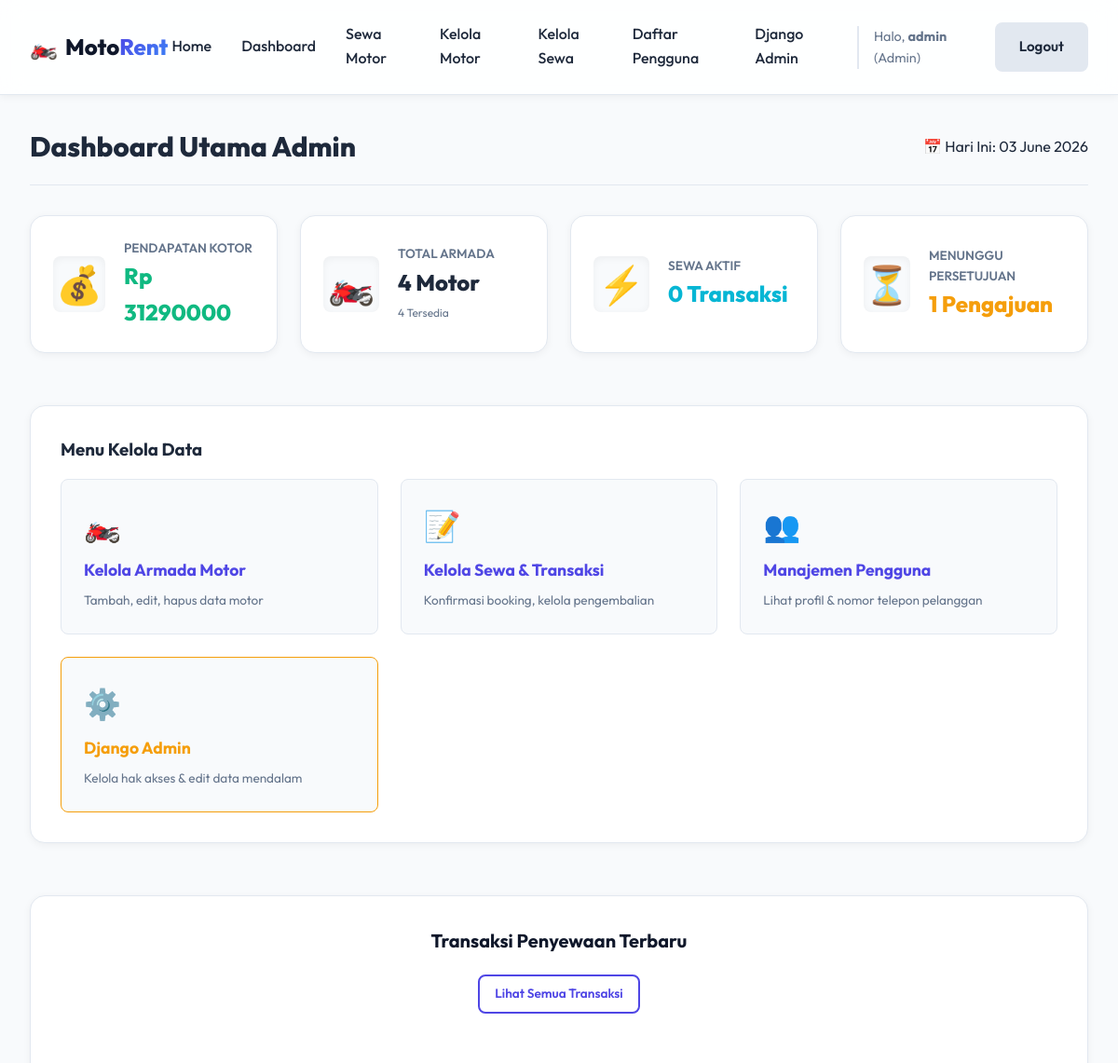
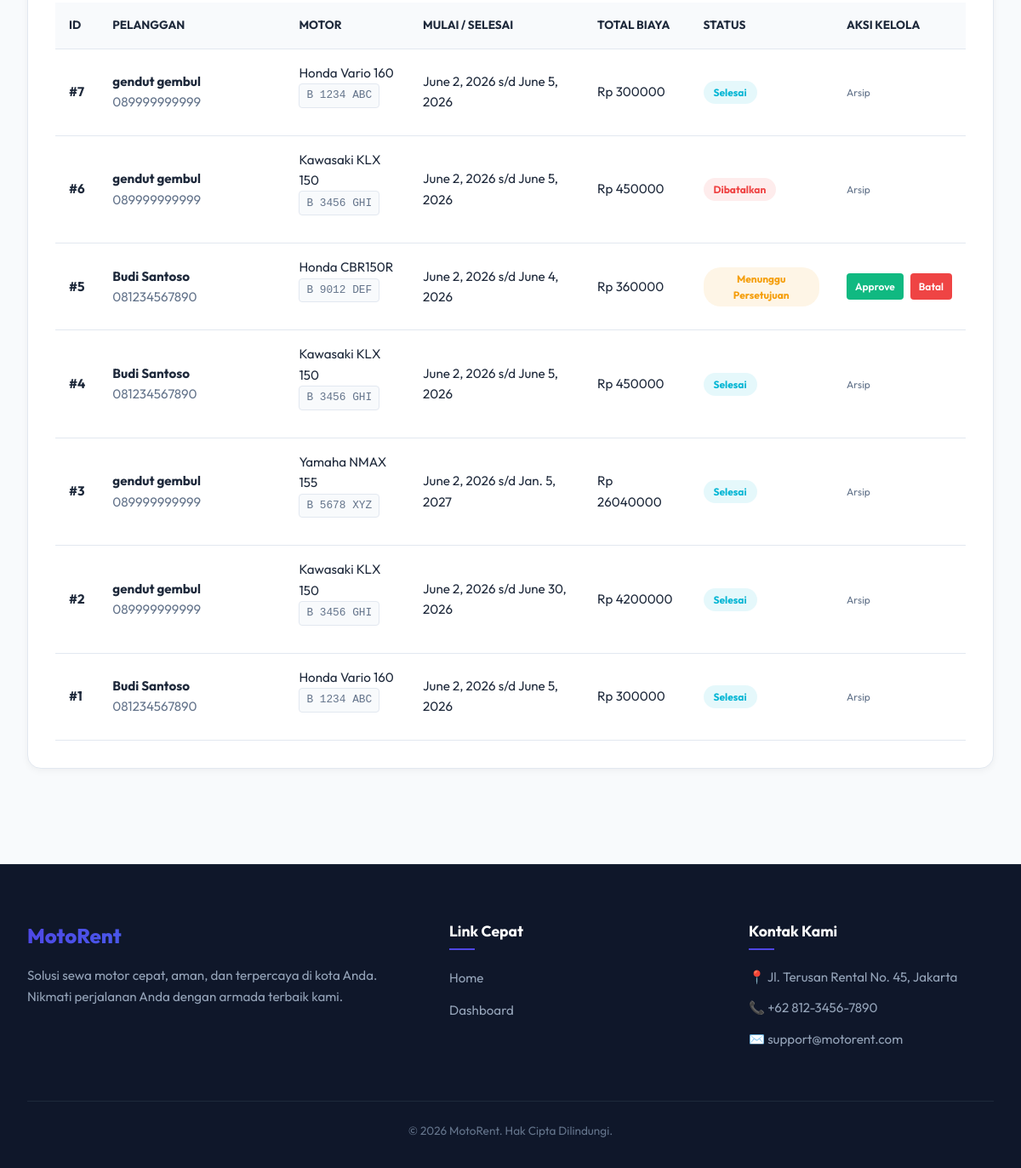
The page /dashboard/ (signed in) on the database its author committed (2 pictures, top to bottom).
### rental/models.py (models this page shows, shortened)
class Rental(models.Model):
    STATUS_CHOICES = [
        ('pending', 'Menunggu Persetujuan'),
        ('approved', 'Disetujui / Aktif'),
        ('completed', 'Selesai'),
        ('cancelled', 'Dibatalkan'),
    ]
    user = models.ForeignKey(User, on_delete=models.CASCADE, related_name='rentals')
    motor = models.ForeignKey(Motor, on_delete=models.CASCADE, related_name='rentals')
    start_date = models.DateField()
    end_date = models.DateField()
    total_price = models.DecimalField(max_digits=12, decimal_places=2, blank=True, null=True)
    status = models.CharField(max_length=20, choices=STATUS_CHOICES, default='pending')
    created_at = models.DateTimeField(auto_now_add=True)

class UserProfile(models.Model):
    ROLE_CHOICES = [
        ('admin', 'Admin'),
        ('user', 'Pengguna'),
    ]
    user = models.OneToOneField(User, on_delete=models.CASCADE, related_name='profile')
    role = models.CharField(max_length=10, choices=ROLE_CHOICES, default='user')
    phone_number = models.CharField(max_length=15, blank=True, null=True)
    address = models.TextField(blank=True, null=True)

class Motor(models.Model):
    STATUS_CHOICES = [
        ('available', 'Tersedia'),
        ('rented', 'Disewa'),
        ('maintenance', 'Perawatan'),
    ]
    name = models.CharField(max_length=100)
    brand = models.CharField(max_length=50)
    plate_number = models.CharField(max_length=20, unique=True)
    price_per_day = models.DecimalField(max_digits=10, decimal_places=2)
    status = models.CharField(max_length=20, choices=STATUS_CHOICES, default='available')
    image_url = models.CharField(max_length=300, blank=True, null=True, default='/static/images/default_motor.jpg')
    description = models.TextField(blank=True, null=True)

### rental/views.py (the view)
# urls.py: path('dashboard/', views.dashboard_view, name='dashboard'),
@login_required
def dashboard_view(request):
    role = request.user.profile.role
    if role == 'admin':
        return admin_dashboard_view(request)
    return user_dashboard_view(request)

### rental/views.py (called while the page is built)
def admin_required(view_func):
    def _wrapped_view_func(request, *args, **kwargs):
        if request.user.is_authenticated and hasattr(request.user, 'profile') and request.user.profile.role == 'admin':
            return view_func(request, *args, **kwargs)
        messages.error(request, "Anda tidak memiliki hak akses ke halaman ini.")
        return redirect('dashboard')
    return _wrapped_view_func

### templates/admin/dashboard.html (shortened to what this page needs)
{% extends 'base.html' %}
{% block content %}
<div class="admin-dashboard-container">
    <div class="dashboard-header">
        <h2>Dashboard Utama Admin</h2>
        <span class="date-badge">📅 Hari Ini: {% now "d F Y" %}</span>
    </div>
    <div class="stats-grid">
        <div class="stat-card">
            <div class="stat-icon">💰</div>
            <div class="stat-info">
                <h3>Pendapatan Kotor</h3>
                <p class="stat-value text-success">Rp {{ total_revenue|floatformat:0 }}</p>
            </div>
        </div>
        <div class="stat-card">
            <div class="stat-icon">🏍️</div>
            <div class="stat-info">
                <h3>Total Armada</h3>
                <p class="stat-value">{{ total_motors }} Motor</p>
                <span class="stat-sub">{{ available_motors }} Tersedia</span>
            </div>
        </div>
        <div class="stat-card">
            <div class="stat-icon">⚡</div>
            <div class="stat-info">
                <h3>Sewa Aktif</h3>
                <p class="stat-value text-info">{{ active_rentals_count }} Transaksi</p>
            </div>
        </div>
        <div class="stat-card">
            <div class="stat-icon">⏳</div>
            <div class="stat-info">
                <h3>Menunggu Persetujuan</h3>
                <p class="stat-value text-warning">{{ pending_rentals_count }} Pengajuan</p>
            </div>
        </div>
    </div>
    <div class="admin-actions-card card m-t-md">
        <h3>Menu Kelola Data</h3>
        <div class="actions-grid">
            <a href="{% url 'motor_list' %}" class="action-btn">
                <span class="act-icon">🏍️</span>
                <span class="act-title">Kelola Armada Motor</span>
                <span class="act-desc">Tambah, edit, hapus data motor</span>
            </a>
            <a href="{% url 'rental_list' %}" class="action-btn">
                <span class="act-icon">📝</span>
                <span class="act-title">Kelola Sewa & Transaksi</span>
                <span class="act-desc">Konfirmasi booking, kelola pengembalian</span>
            </a>
            <a href="{% url 'user_list' %}" class="action-btn">
                <span class="act-icon">👥</span>
                <span class="act-title">Manajemen Pengguna</span>
                <span class="act-desc">Lihat profil & nomor telepon pelanggan</span>
            </a>
            <a href="/admin/" target="_blank" class="action-btn" style="border-color: var(--warning);">
                <span class="act-icon">⚙️</span>
                <span class="act-title" style="color: var(--warning);">Django Admin</span>
                <span class="act-desc">Kelola hak akses & edit data mendalam</span>
            </a>
        </div>
    </div>
    <div class="dashboard-section card m-t-md">
        <div class="section-header">
            <h3>Transaksi Penyewaan Terbaru</h3>
            <a href="{% url 'rental_list' %}" class="btn btn-outline btn-sm">Lihat Semua Transaksi</a>
        </div>
        <div class="table-responsive">
            <table class="data-table">
                <thead>
                    <tr>
                        <th>ID</th>
                        <th>Pelanggan</th>
                        <th>Motor</th>
                        <th>Mulai / Selesai</th>
                        <th>Total Biaya</th>
                        <th>Status</th>
                        <th>Aksi Kelola</th>
                    </tr>
                </thead>
                <tbody>
                    {% for rental in recent_rentals %}
                        <tr>
                            <td><strong>#{{ rental.id }}</strong></td>
                            <td>
                                <div class="table-user-info">
                                    <span class="u-name"><strong>{{ rental.user.first_name }} {{ rental.user.last_name }}</strong></span>
                                    <span class="u-phone text-muted">{{ rental.user.profile.phone_number }}</span>
                                </div>
                            </td>
                            <td>
                                <div class="table-motor-info">
                                    <span>{{ rental.motor.brand }} {{ rental.motor.name }}</span>
                                    <span class="motor-plate text-muted">{{ rental.motor.plate_number }}</span>
                                </div>
                            </td>
                            <td>{{ rental.start_date }} s/d {{ rental.end_date }}</td>
                            <td>Rp {{ rental.total_price|floatformat:0 }}</td>
                            <td>
                                {% if rental.status == 'pending' %}
                                    <span class="badge badge-warning">Menunggu Persetujuan</span>
                                {% elif rental.status == 'approved' %}
                                    <span class="badge badge-success">Disetujui / Aktif</span>
                                {% elif rental.status == 'completed' %}
                                    <span class="badge badge-info">Selesai</span>
                                {% elif rental.status == 'cancelled' %}
                                    <span class="badge badge-danger">Dibatalkan</span>
                                {% endif %}
                            </td>
                            <td>
                                <div class="btn-group">
                                    {% if rental.status == 'pending' %}
                                        <a href="{% url 'rental_update_status' rental.id 'approve' %}" class="btn btn-success btn-xs" onclick="return confirm('Setujui transaksi ini?');">Approve</a>
                                        <a href="{% url 'rental_update_status' rental.id 'cancel' %}" class="btn btn-danger btn-xs" onclick="return confirm('Batalkan transaksi ini?');">Batal</a>
                                    {% elif rental.status == 'approved' %}
                                        <a href="{% url 'rental_update_status' rental.id 'complete' %}" class="btn btn-info btn-xs" onclick="return confirm('Tandai penyewaan ini selesai dan motor dikembalikan?');">Selesai</a>
                                    {% else %}
                                        <span class="text-muted text-xs">Arsip</span>
                                    {% endif %}
                                </div>
                            </td>
                        </tr>
                    {% empty %}
                        <tr>
                            <td colspan="7" class="text-center text-muted py-md">Belum ada transaksi penyewaan.</td>
                        </tr>
                    {% endfor %}
                </tbody>
            </table>
        </div>
    </div>
</div>
{% endblock %}

### templates/base.html (shortened to what this page needs)
{% load static %}
<!DOCTYPE html>
<html lang="id">
<head>
    <link rel="stylesheet" href="{% static 'css/style.css' %}">
</head>
<body>
    <header class="navbar-header">
        <div class="nav-container">
            <a href="{% url 'landing' %}" class="brand-logo">
                <span class="logo-icon">🏍️</span>
                <span class="logo-text">Moto<span class="highlight">Rent</span></span>
            </a>
            <nav class="nav-menu">
                <a href="{% url 'landing' %}" class="nav-link">Home</a>
                {% if user.is_authenticated %}
                    {% if user.profile.role == 'admin' %}
                        <a href="{% url 'dashboard' %}" class="nav-link">Dashboard</a>
                        <a href="{% url 'motor_browse' %}" class="nav-link">Sewa Motor</a>
                        <a href="{% url 'motor_list' %}" class="nav-link">Kelola Motor</a>
                        <a href="{% url 'rental_list' %}" class="nav-link">Kelola Sewa</a>
                        <a href="{% url 'user_list' %}" class="nav-link">Daftar Pengguna</a>
                        <a href="/admin/" class="nav-link text-warning" target="_blank">Django Admin</a>
                    {% else %}
                        <a href="{% url 'dashboard' %}" class="nav-link">Dashboard Saya</a>
                        <a href="{% url 'motor_browse' %}" class="nav-link">Sewa Motor</a>
                    {% endif %}
                    <span class="nav-user-greeting">Halo, <strong>{{ user.username }}</strong> ({% if user.profile.role == 'admin' %}Admin{% else %}User{% endif %})</span>
                    <a href="{% url 'logout' %}" class="btn btn-secondary nav-btn">Logout</a>
                {% else %}
                    <a href="{% url 'login' %}" class="nav-link">Login</a>
                    <a href="{% url 'register' %}" class="btn btn-primary nav-btn">Register</a>
                {% endif %}
            </nav>
        </div>
    </header>
    <main class="main-content">
        {% block content %}
        {% endblock %}
    </main>
    <footer class="main-footer">
        <div class="footer-container">
            <div class="footer-brand">
                <h3>MotoRent</h3>
                <p>Solusi sewa motor cepat, aman, dan terpercaya di kota Anda. Nikmati perjalanan Anda dengan armada terbaik kami.</p>
            </div>
            <div class="footer-links">
                <h4>Link Cepat</h4>
                <ul>
                    <li><a href="{% url 'landing' %}">Home</a></li>
                    {% if user.is_authenticated %}
                        <li><a href="{% url 'dashboard' %}">Dashboard</a></li>
                    {% else %}
                        <li><a href="{% url 'login' %}">Login</a></li>
                        <li><a href="{% url 'register' %}">Register</a></li>
                    {% endif %}
                </ul>
            </div>
            <div class="footer-contact">
                <h4>Kontak Kami</h4>
                <p>📍 Jl. Terusan Rental No. 45, Jakarta</p>
                <p>📞 +62 812-3456-7890</p>
                <p>✉️ support@motorent.com</p>
            </div>
        </div>
        <div class="footer-bottom">
            <p>&copy; 2026 MotoRent. Hak Cipta Dilindungi.</p>
        </div>
    </footer>
</body>
</html>

### rows shown on the page
Rental: id "7", user.first_name "gendut", user.last_name "gembul", user.profile.phone_number "089999999999", motor.brand "Honda", motor.name "Vario 160", motor.plate_number "B 1234 ABC", start_date "June 2, 2026", end_date "June 5, 2026", total_price "300000", status "Selesai"
Rental: id "6", user.first_name "gendut", user.last_name "gembul", user.profile.phone_number "089999999999", motor.brand "Kawasaki", motor.name "KLX 150", motor.plate_number "B 3456 GHI", start_date "June 2, 2026", end_date "June 5, 2026", total_price "450000", status "Dibatalkan"
Rental: id "5", user.first_name "Budi", user.last_name "Santoso", user.profile.phone_number "081234567890", motor.brand "Honda", motor.name "CBR150R", motor.plate_number "B 9012 DEF", start_date "June 2, 2026", end_date "June 4, 2026", total_price "360000", status "Menunggu Persetujuan"
Rental: id "4", user.first_name "Budi", user.last_name "Santoso", user.profile.phone_number "081234567890", motor.brand "Kawasaki", motor.name "KLX 150", motor.plate_number "B 3456 GHI", start_date "June 2, 2026", end_date "June 5, 2026", total_price "450000", status "Selesai"
Rental: id "3", user.first_name "gendut", user.last_name "gembul", user.profile.phone_number "089999999999", motor.brand "Yamaha", motor.name "NMAX 155", motor.plate_number "B 5678 XYZ", start_date "June 2, 2026", end_date "Jan. 5, 2027", total_price "26040000", status "Selesai"
Rental: id "2", user.first_name "gendut", user.last_name "gembul", user.profile.phone_number "089999999999", motor.brand "Kawasaki", motor.name "KLX 150", motor.plate_number "B 3456 GHI", start_date "June 2, 2026", end_date "June 30, 2026", total_price "4200000", status "Selesai"
Rental: id "1", user.first_name "Budi", user.last_name "Santoso", user.profile.phone_number "081234567890", motor.brand "Honda", motor.name "Vario 160", motor.plate_number "B 1234 ABC", start_date "June 2, 2026", end_date "June 5, 2026", total_price "300000", status "Selesai"

### other values the page prints
{{ user.username }} "admin"
{{ total_revenue|floatformat:0 }} "31290000"
{{ total_motors }} "4"
{{ available_motors }} "4"
{{ active_rentals_count }} "0"
{{ pending_rentals_count }} "1"
